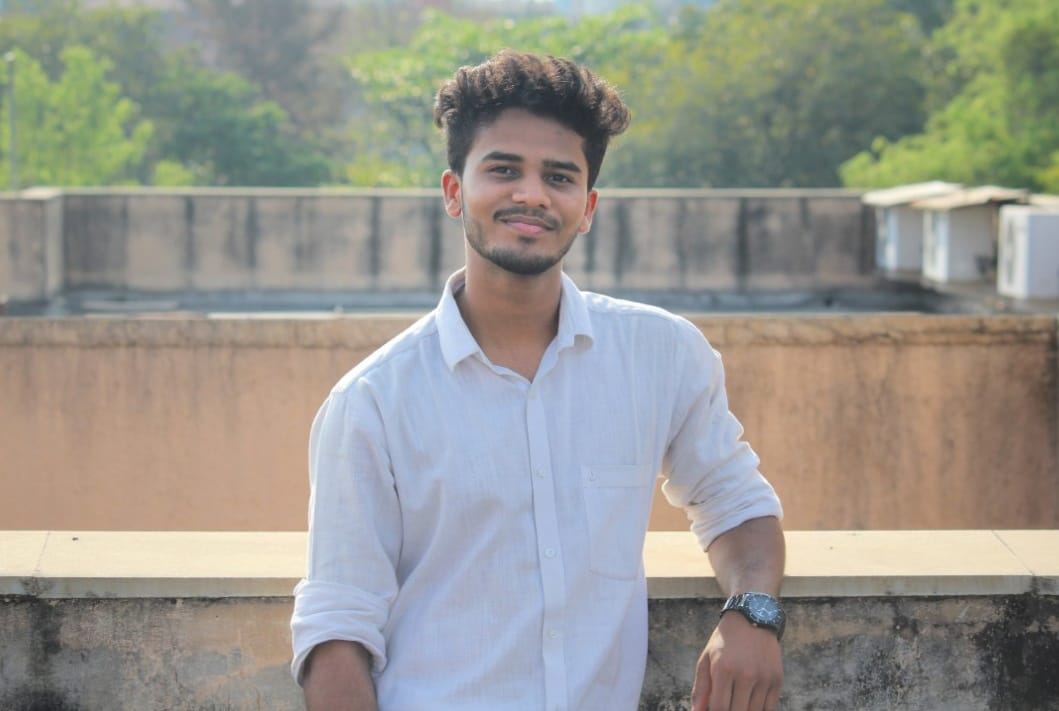
#> input picture Face Dector/tejas.jpeg, 1059 x 711 px
$ python faceDector.py
#> lines starting #> are read from the running program, lines starting #| are printed output that depends on the picture; after the words box and inside, x2 and y2 are one past the last pixel; in counts of white or black regions, pixels touching at a corner belong together
import cv2
from random import randrange

# Load Some pre-trained data on face frontals from opencv (haar cascade algorithm)
trained_face_data = cv2.CascadeClassifier(
    './haarcascade_frontalface_default.xml')

# step1 -  Choose an image to detect face in
img = cv2.imread("tejas.jpeg")
#> img is the input picture: shape (711, 1059, 3); mean B, G, R 141.8, 149.6, 151


# step2 - Convert to Grayscale
grayscale_img = cv2.cvtColor(img, cv2.COLOR_BGR2GRAY)
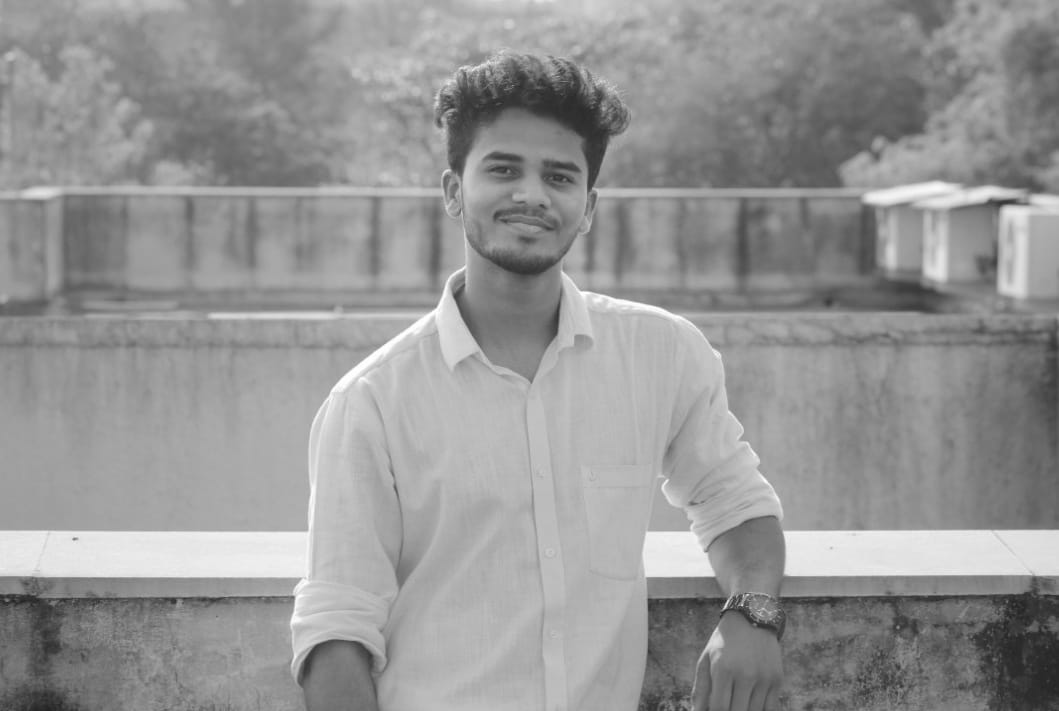
#> grayscale_img: shape (711, 1059); min 34, max 255, mean 149.1


# step3 - Detect face
face_coordinates = trained_face_data.detectMultiScale(grayscale_img)
#> face_coordinates = [[446, 110, 161, 161]]
# print(face_coordinates)

# Draw rectangle around face
# cv2.rectangle(img, (x, y), (x+w, y+h), (0, 255, 0), 2)
# cv2.rectangle(img, (307, 115), (336+336, 115+336), (0, 255, 0), 2)


''''
    If we put these code in loop it will covered the multiple face.
# '''

# (x,y,w,h) = face_coordinates[0]
# cv2.rectangle(img, (x, y), (x+w, y+h), (0, 255, 0), 2)

# Just like

for (x, y, w, h) in face_coordinates:
    cv2.rectangle(img, (x, y), (x+w, y+h), (randrange(256),
                  randrange(256), randrange(256)), 2)
#> this loop made 1 pass
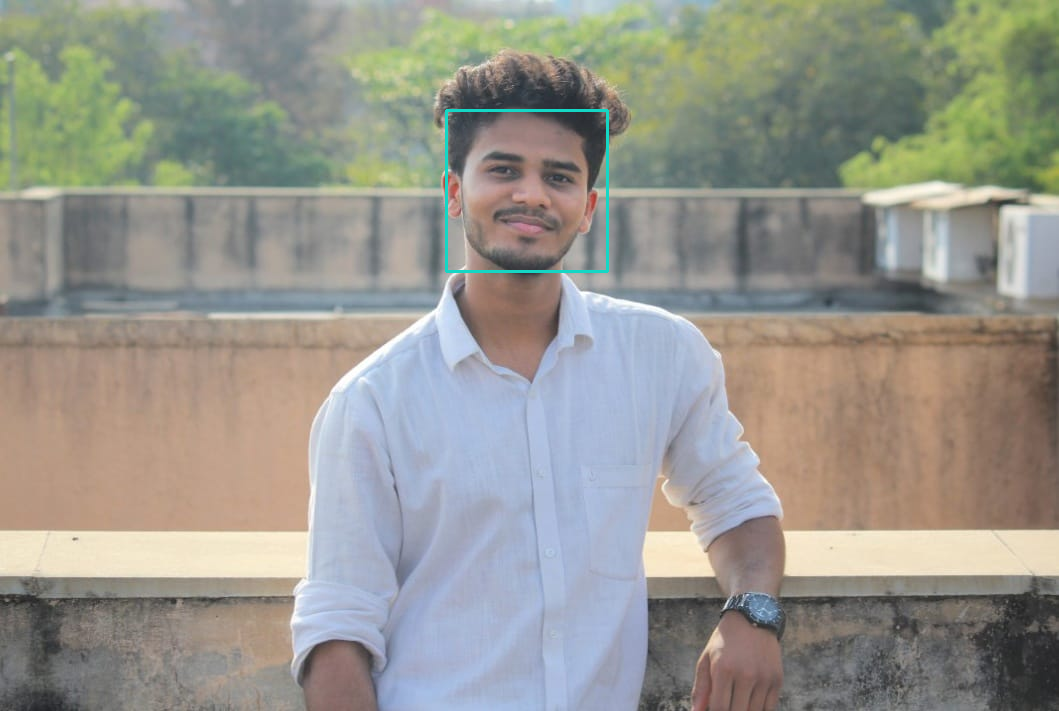
#> img: shape (711, 1059, 3); 0.26% of pixels changed, all inside (x1, y1, x2, y2) = (445, 109, 609, 273)


cv2.imshow("Tejas Agrawal", img)
cv2.waitKey()

print("Code Compete")
